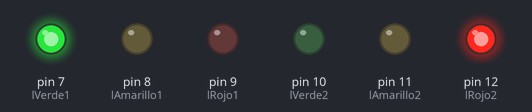
Bench run of a sketch on a simulated Arduino Uno, built with avr-gcc and run on an emulated ATmega328P. Shown: output pins drawn as LEDs (lit = HIGH).

Above: at 1.0 s.
At 3.0 s:
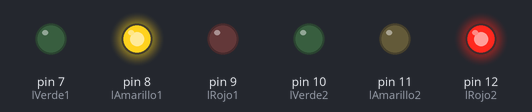
At 5.0 s:
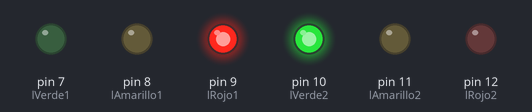
At 7.0 s:
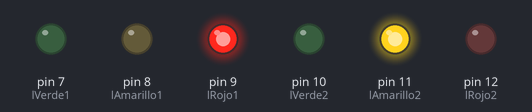
Timing chart, 0 to 10.4 s (numbered marks = the images above):
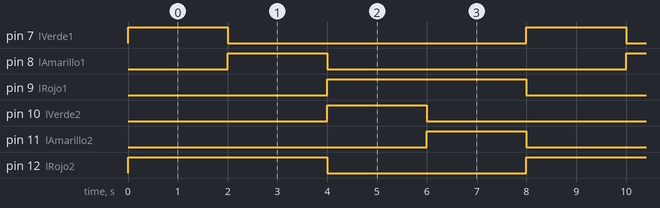

The sketch:

asig_1_MiliC.ino
```cpp
// Mildred Fernanda Chacón Méndez V20.196.384

//Variables
  //Asignación de variables a los pines
    int lVerde1 = 7;
    int lAmarillo1 = 8;
    int lRojo1 = 9;
    int lVerde2 = 10;
    int lAmarillo2 = 11;
    int lRojo2 = 12;

void setup() {
  //Configuración de pines
    pinMode(7, OUTPUT);
    pinMode(8, OUTPUT);
    pinMode(9, OUTPUT);
    pinMode(10, OUTPUT);
    pinMode(11, OUTPUT);
    pinMode(12, OUTPUT);
}

void loop() {
  // Semáforo 1 en verde y 2 en rojo (todos los demás apagados)
    digitalWrite(lVerde1, HIGH);
    digitalWrite(lAmarillo1, LOW);
    digitalWrite(lRojo1, LOW);
    digitalWrite(lVerde2, LOW);
    digitalWrite(lAmarillo2, LOW);
    digitalWrite(lRojo2, HIGH);
    delay(2000); //2 segundos de retraso

  // Semáforo 1 en amarillo y 2 en rojo (todos los demás apagados)
    digitalWrite(lVerde1, LOW);
    digitalWrite(lAmarillo1, HIGH);
    digitalWrite(lRojo1, LOW);
    digitalWrite(lVerde2, LOW);
    digitalWrite(lAmarillo2, LOW);
    digitalWrite(lRojo2, HIGH);
    delay(2000); //2 segundos de retraso

  // Semáforo 1 en rojo y 2 en verde (todos los demás apagados)
    digitalWrite(lVerde1, LOW);
    digitalWrite(lAmarillo1, LOW);
    digitalWrite(lRojo1, HIGH);
    digitalWrite(lVerde2, HIGH);
    digitalWrite(lAmarillo2, LOW);
    digitalWrite(lRojo2, LOW);
    delay(2000); //2 segundos de retraso

  // Semáforo 1 en rojo y 2 en amarillo (todos los demás apagados)
    digitalWrite(lVerde1, LOW);
    digitalWrite(lAmarillo1, LOW);
    digitalWrite(lRojo1, HIGH);
    digitalWrite(lVerde2, LOW);
    digitalWrite(lAmarillo2, HIGH);
    digitalWrite(lRojo2, LOW);
    delay(2000); //2 segundos de retraso
}
```

Measured:
- by itself, pin 7 (lVerde1), pin 8 (lAmarillo1), pin 10 (lVerde2), pin 11 (lAmarillo2): alternates HIGH for 2.0 s and LOW for 6.0 s
- by itself, pin 9 (lRojo1), pin 12 (lRojo2): alternates HIGH for 4.0 s and LOW for 4.0 s
- by itself, everything shown: repeats every 8.0 s, in 4 steps
